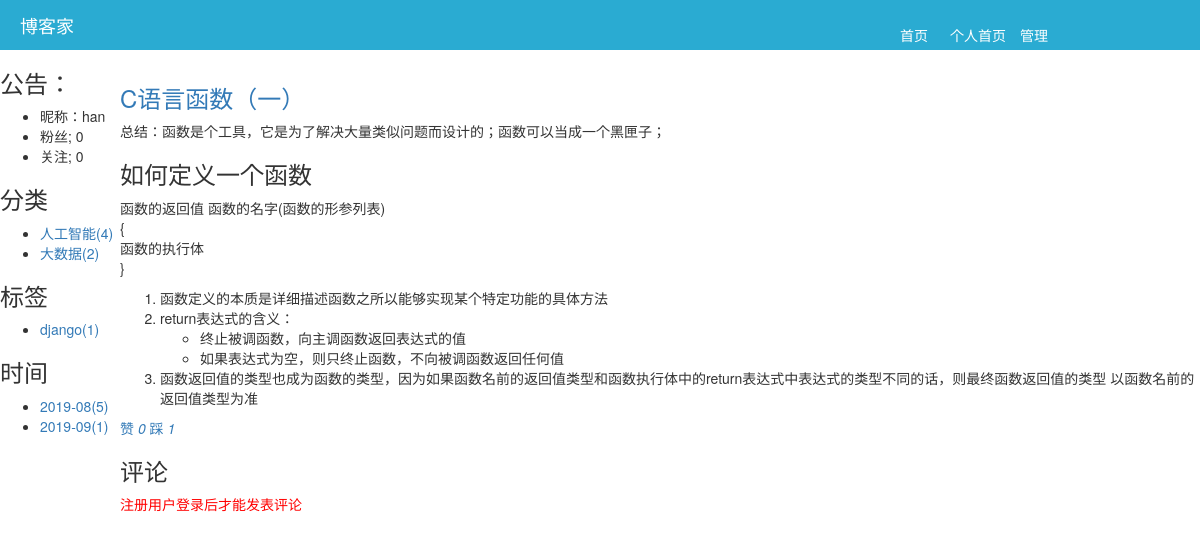
Screenshot of /hanshengjian/12.html with the database file from the repository.
### app01/models.py (models this page shows, shortened)
class Blog(models.Model):
    nid = models.BigAutoField(primary_key=True)
    title = models.CharField(verbose_name='个人博客标题', max_length=64)
    site = models.CharField(verbose_name='个人博客前缀', max_length=32, unique=True)
    theme = models.CharField(verbose_name='博客主题', max_length=32)
    user = models.OneToOneField(to='UserInfo', to_field='nid',on_delete=models.CASCADE)

class UserInfo(models.Model):
    nid = models.BigAutoField(primary_key=True)
    username = models.CharField(verbose_name='用户名', max_length=32, unique=True)
    password = models.CharField(verbose_name='密码', max_length=64)
    nickname = models.CharField(verbose_name='昵称', max_length=32)
    email = models.EmailField(verbose_name='邮箱', unique=True)
    avatar = models.ImageField(verbose_name='头像',upload_to='static/images')
    create_time = models.DateTimeField(verbose_name='创建时间', auto_now_add=True)
    fans = models.ManyToManyField(verbose_name='粉丝们',
                                  to='UserInfo',
                                  through='UserFans',
                                  related_name='f',
                                  through_fields=('user', 'follower'))

class Category(models.Model):
    nid = models.AutoField(primary_key=True)
    title = models.CharField(verbose_name='分类标题', max_length=32)
    blog = models.ForeignKey(verbose_name='所属博客', to='Blog', to_field='nid',on_delete=models.CASCADE)

class Tag(models.Model):
    nid = models.AutoField(primary_key=True)
    title = models.CharField(verbose_name='标签名称', max_length=32)
    blog = models.ForeignKey(verbose_name='所属博客', to='Blog', to_field='nid',on_delete=models.CASCADE)

class Article(models.Model):
    nid = models.BigAutoField(primary_key=True)
    title = models.CharField(verbose_name='文章标题', max_length=128)
    summary = models.CharField(verbose_name='文章简介', max_length=255)
    read_count = models.IntegerField(default=0)
    comment_count = models.IntegerField(default=0)
    up_count = models.IntegerField(default=0)
    down_count = models.IntegerField(default=0)
    create_time = models.DateTimeField(verbose_name='创建时间', auto_now_add=True)
    blog = models.ForeignKey(verbose_name='所属博客', to='Blog', to_field='nid',on_delete=models.CASCADE)
    category = models.ForeignKey(verbose_name='文章类型', to='Category', to_field='nid', null=True,on_delete=models.SET_NULL)
    type_choices = [
        (1, "Python"),
        (2, "Linux"),
        (3, "容器"),
        (4, "数据库"),
    ]
    article_type_id = models.IntegerField(choices=type_choices, default=None)
    tags = models.ManyToManyField(
        to="Tag",
        through='Article2Tag',
        through_fields=('article', 'tag'),
    )

class ArticleDetail(models.Model):
    content = models.TextField(verbose_name='文章内容', )
    article = models.OneToOneField(verbose_name='所属文章', to='Article', to_field='nid',on_delete=models.CASCADE)

### app01/views.py (the view)
# urls.py: url(r'^(?P<site>\w+)/(?P<nid>\d+).html$',views.article),
def article(request,site,nid):
    username = request.session.get('username')
    if not username:
        session_stat = 0
    else:
        session_stat = 1
    blog = models.Blog.objects.filter(site=site).first()
    if not blog:
        return redirect('/')
    fans = models.UserFans.objects.filter(user=blog.user).count()
    follows = models.UserFans.objects.filter(follower=blog.user).count()
    category_list = models.Article.objects.filter(blog=blog).values('category_id', 'category__title').annotate(
        ct=Count('nid'))
    tag_list = models.Article2Tag.objects.filter(article__blog=blog).values('tag_id', 'tag__title').annotate(
        ct=Count('id'))
    date_list = models.Article.objects.filter(blog=blog).extra(
        select={'ctime': "strftime('%%Y-%%m',create_time)"}).values('ctime').annotate(ct=Count('nid'))
    obj = models.Article.objects.filter(blog=blog,nid=nid).first()
    msg_list = [
        {'id': 1, 'content': '写的太好了', 'parent_id': None},
        {'id': 2, 'content': '你说得对', 'parent_id': None},
        {'id': 3, 'content': '顶楼上', 'parent_id': None},
        {'id': 4, 'content': '你眼瞎吗', 'parent_id': 1},
        {'id': 5, 'content': '我看是', 'parent_id': 4},
        {'id': 6, 'content': '鸡毛', 'parent_id': 2},
        {'id': 7, 'content': '你是没呀', 'parent_id': 5},
        {'id': 8, 'content': '惺惺惜惺惺想寻', 'parent_id': 3},
    ]
    msg_list_dict = {}
    for item in msg_list:
        item['child'] = []
        msg_list_dict[item['id']] = item
    result = []
    for item in msg_list:
        pid = item['parent_id']
        if pid:
            msg_list_dict[pid]['child'].append(item)
        else:
            result.append(item)
    from utils.comment import comment_tree
    comment_str = comment_tree(result)
    return render(
        request,
        'article.html',
        {
            'blog': blog,
            'category_list': category_list,
            'tag_list': tag_list,
            'date_list': date_list,
            'obj':obj,
            "comment_str":comment_str,
            'fans':fans,
            'follows':follows,
            'session_stat':session_stat,
        }
    )

### utils/comment.py (called while the page is built)
def comment_tree(comment_list):
    comment_str = "<div class='comment'>"
    for row in comment_list:
        tpl = "<div class='content'>%s</div>" %(row['content'])
        comment_str += tpl
        if row['child']:
            child_str = comment_tree(row['child'])
            comment_str += child_str
    comment_str += "</div>"
    return comment_str

### templates/article.html (shortened to what this page needs)
{% extends 'home_layout.html' %}
{% block xx %}
    <div>
        <h3><a href="">{{ obj.title }}</a></h3>
        {{ obj.articledetail.content | safe }}
    </div>
    <a onclick="updown(this,{{ obj.nid }},1);">
        <spqn>赞</spqn>
        <i>{{ obj.up_count }}</i>
    </a>
    <a onclick="updown(this,{{ obj.nid }},0);">
        <span>踩</span>
        <i>{{ obj.down_count }}</i>
    </a>
    <h3>评论</h3>
     <span style="color: red;float: left; display: block;margin-bottom: 20px;">注册用户登录后才能发表评论</span>
{% endblock %}

### templates/home_layout.html (shortened to what this page needs)
<!DOCTYPE html>
<html lang="en">
<head>
    <link rel="stylesheet" href="/static/plugin/bootstrap-3.3.7-dist/css/bootstrap.css">
    <link rel="stylesheet" href="/static/plugin/font-awesome-4.7.0/css/font-awesome.css">
    <link rel="stylesheet" href="/static/css/common.css">
    <link rel="stylesheet" href="/static/css/theme/{{ blog.theme }}.css">
</head>
<body>
    <div class="header">
        <div class="logo">博客家</div>
        <div class="menu">
            <a href="/" class="first_page">首页</a>
            <a href="/{{ blog.site }}" class="per_page">个人首页</a>
            <a href="/back" class="manage">管理</a>
        </div>
    </div>
    <div class="filter">
        <div class="notice">
            <h3>公告：</h3>
            <ul>
                <li class="c11">昵称：{{ blog.user.nickname }}</li>
                <li class="c12">粉丝; {{ fans }} </li>
                <li class="c12">关注; {{ follows }}</li>
            </ul>
        </div>
        <div class="c2">
             <h3>分类</h3>
            <ul>
                {% for item in category_list %}
                    <li>
                        {% if  item.category_id %}
                            <a href="/{{ blog.site }}/category/{{ item.category_id }}/"> {{ item.category__title }}({{ item.ct }})</a>
                        {% else %}
                            <a href="/{{ blog.site }}/category/{{ item.category_id }}/"> 未分类({{ item.ct }})</a>
                        {% endif %}
                    </li>
                {% endfor %}
            </ul>
        </div>
        <div class="c3">
            <h3>标签</h3>
            <ul>
                {% for item in tag_list %}
                    <li>
                        <a href="/{{ blog.site }}/tag/{{ item.tag_id }}/">{{ item.tag__title }}({{ item.ct }})</a>
                    </li>
                {% endfor %}
            </ul>
        </div>
        <div>
            <h3>时间</h3>
                <ul>
                   {% for item in date_list%}
                        <li>
                            <a href="/{{ blog.site }}/date/{{ item.ctime }}/">{{ item.ctime }}({{ item.ct }})</a>
                        </li>
                    {% endfor %}
                </ul>
        </div>
    </div>
     <div  class="front_content">
        {% block xx %}{% endblock %}
    </div>
</body>
</html>

### static/css/common.css (style rules this page uses)
.header { height: 50px; line-height: 50px; background-color: #2aabd2; }
.header .logo { float: left; font-size: 18px; color: #FFFFFF; width: 200px; padding-left: 20px; }
.header .menu { float: right; position: relative; width: 300px; }
.header .menu .first_page { position: absolute; top: 10px; color: white; }
.header .menu .per_page { position: absolute; top: 10px; left: 50px; color: white; }
.header .menu .manage { position: absolute; top: 10px; left: 120px; color: white; }
.filter { float: left; width: 10%; }
.front_content { float: left; width: 90%; margin-top: 15px; }

### rows the page displays
Blog: user.nickname "han"
Category: category__title "人工智能", ct "4"
Category: category__title "大数据", ct "2"
Tag: tag__title "django", ct "1"
Article: title "C语言函数（一）", articledetail.content "总结：函数是个工具，它是为了解决大量类似问题而设计的；函数可以当成一个黑匣子； 如何定义一个函数 函数的返回值 函数的名字(函数的形参列表) { 函数的执行体 } 函数定义的本质是详细描述函数之所以能够实现某个特定功能的具体方法 return表达式的含义： 终止被调函数，向主调函数返回表达式的值 如果表达式为空，则只终止函数，不向被调函数返回任何值 函数返回值的类型也成为函数的类型，因为如果函数名前的返回值类型和函数执行体中的return表达式中表达式的类型不同的话，则最终函数返回值的类型 以函数名前的返回值类型为准", up_count "0", down_count "1"

### other values shown
{{ fans }} "0"
{{ follows }} "0"
{{ item.ctime }} "2019-08" "2019-09"
{{ item.ct }} "5" "1"
